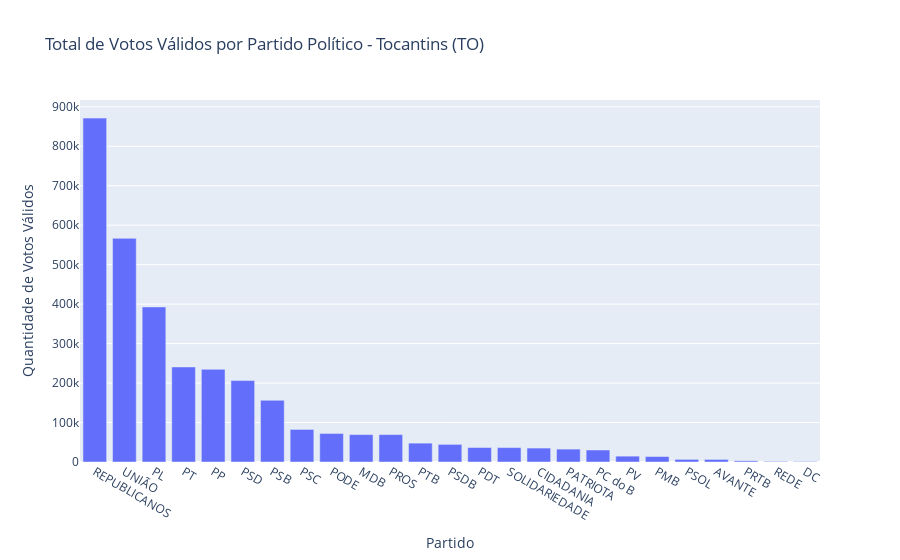

Notebook source saved alongside this figure:
### Markdown cell above
![image.png](attachment:image.png)

### Code cell
# Somar a quantidade de votos válidos por Partido:
tabela_partidos = eleicao.groupby(['SG_PARTIDO'])['QT_TOTAL_VOTOS_VALIDOS'].sum().reset_index()

# Gráfico de barras com a quantidade de votos válidos por Partido:
fig = px.bar(tabela_partidos, x='SG_PARTIDO', y='QT_TOTAL_VOTOS_VALIDOS', title='Total de Votos Válidos por Partido Político - Tocantins (TO)', labels={'SG_PARTIDO': 'Partido', 'QT_TOTAL_VOTOS_VALIDOS': 'Quantidade de Votos Válidos'})
# Ordenar os valores do eixo X em ordem decrescente:
fig.update_xaxes(categoryorder='total descending')

fig.show()

### Figure 1 — Plotly figure (JSON) as saved in the notebook; plotly's stock layout.template omitted (floating-point values rounded to 4 significant figures)
{"data": [{"alignmentgroup": "True", "hovertemplate": "Partido=%{x}<br>Quantidade de Votos Válidos=%{y}<extra></extra>", "legendgroup": "", "marker": {"color": "#636efa", "pattern": {"shape": ""}}, "name": "", "offsetgroup": "", "orientation": "v", "showlegend": false, "textposition": "auto", "type": "bar", "x": ["AVANTE", "CIDADANIA", "DC", "MDB", "PATRIOTA", "PC do B", "PDT", "PL", "PMB", "PODE", "PP", "PROS", "PRTB", "PSB", "PSC", "PSD", "PSDB", "PSOL", "PT", "PTB", "PV", "REDE", "REPUBLICANOS", "SOLIDARIEDADE", "UNIÃO"], "xaxis": "x", "y": [6555, 35296, 1206, 69423, 32687, 30487, 36711, 392991, 13841, 72312, 234723, 69420, 2990, 156321, 82545, 206379, 44641, 6676, 240839, 47813, 14840, 1486, 871367, 36483, 566640], "yaxis": "y"}], "layout": {"barmode": "relative", "legend": {"tracegroupgap": 0}, "title": {"text": "Total de Votos Válidos por Partido Político - Tocantins (TO)"}, "xaxis": {"anchor": "y", "categoryorder": "total descending", "domain": [0, 1], "title": {"text": "Partido"}}, "yaxis": {"anchor": "x", "domain": [0, 1], "title": {"text": "Quantidade de Votos Válidos"}}}}
